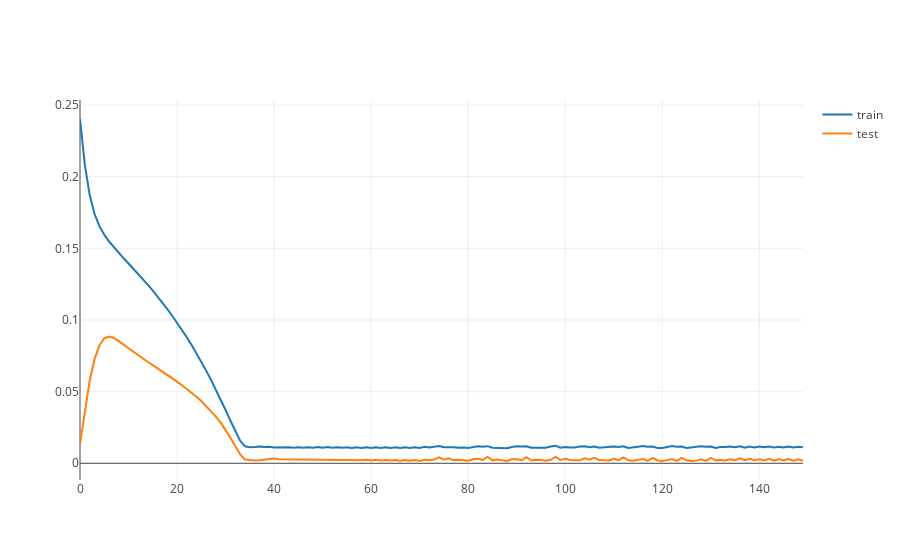

Source (notebook cell):
### Code cell
show_val_loss(multi_history)

### Figure 1 — Plotly figure (JSON) as saved in the notebook; plotly's stock layout.template omitted (floating-point values rounded to 4 significant figures; data arrays with more than 128 entries replaced by an {"elided": "..."} marker saying what was removed)
{"data": [{"name": "train", "type": "scatter", "y": {"elided": "150 float values"}}, {"name": "test", "type": "scatter", "y": {"elided": "150 float values"}}], "layout": {}}
